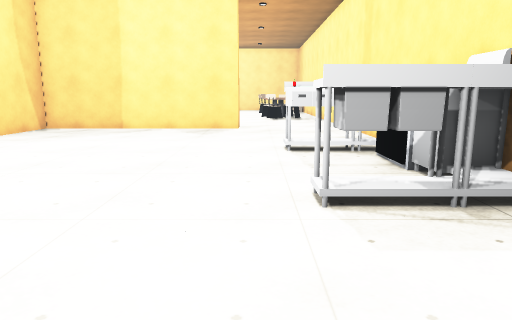
view 1 (above)

20 first-person views from a walk through a 3-D level made in the Unity game engine. The camera is 1.4 m above the floor, tilts 10° down and sees 70° across. The floor is counted in squares, 1 m on a side. Each view is taken from the middle of a square. On the plan, view 1 faces up. The plan holds only what a view shows up to about 16 squares ahead; the rest is blank. The place goes on beyond the plan. The player is left out. Some surface patterns are stand-ins.

view 2
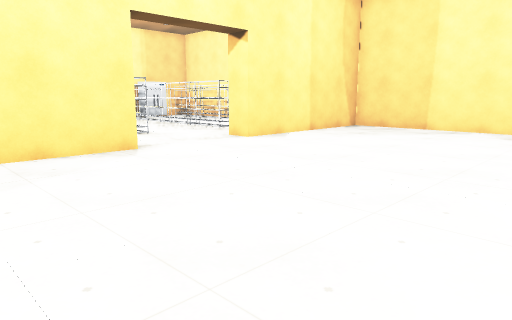

view 3
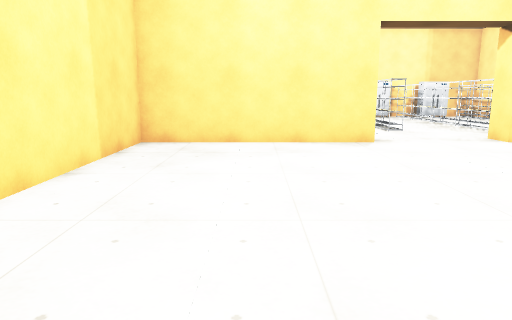

view 4
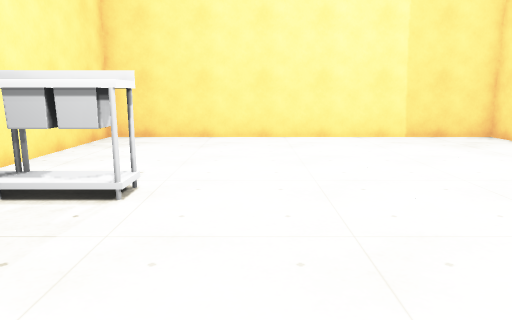

view 5
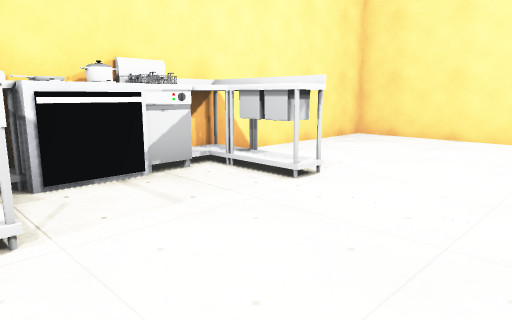

view 6
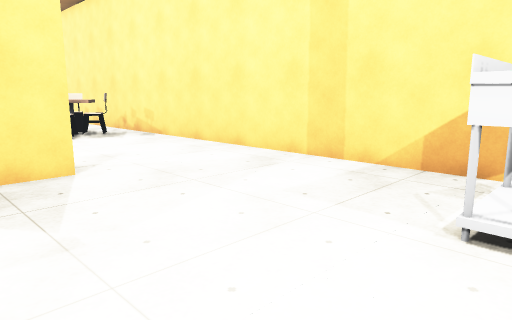

view 7
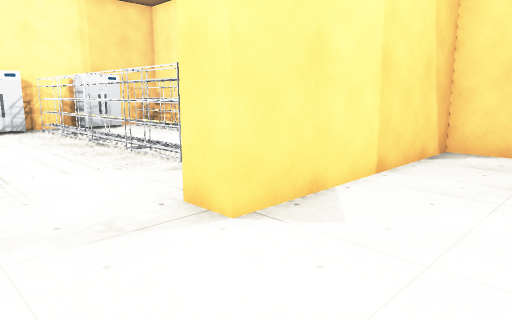

view 8
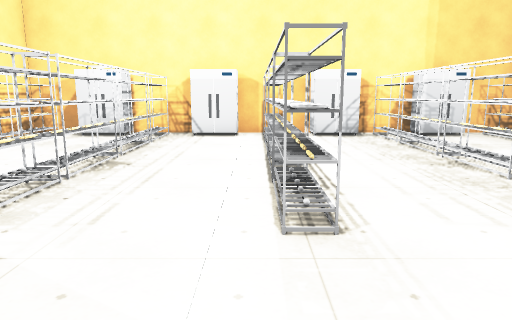

view 9
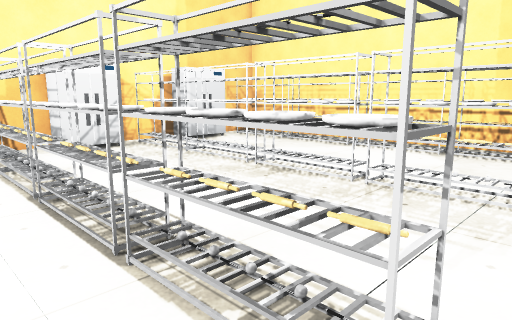

view 10
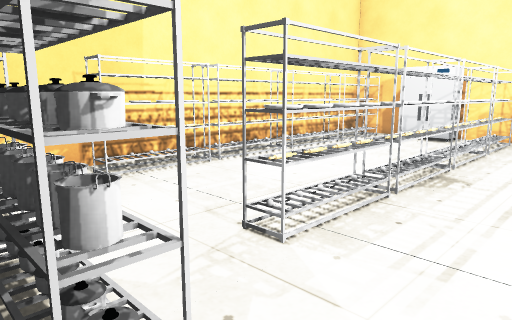

view 11
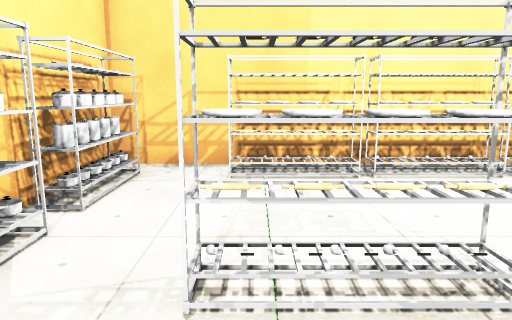

view 12
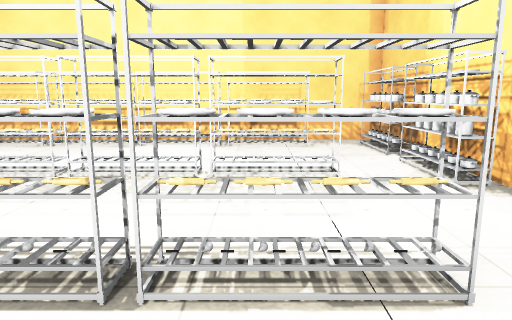

view 13
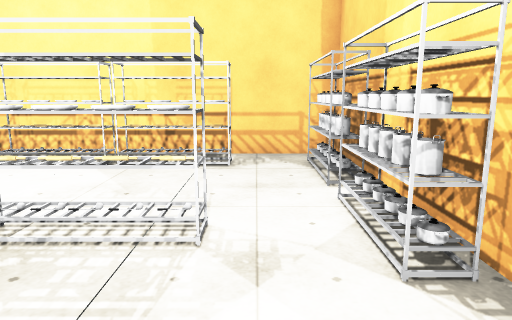

view 14
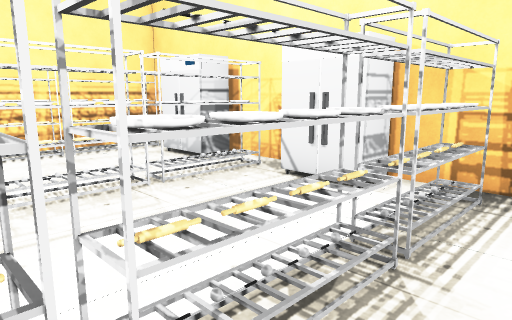

view 15
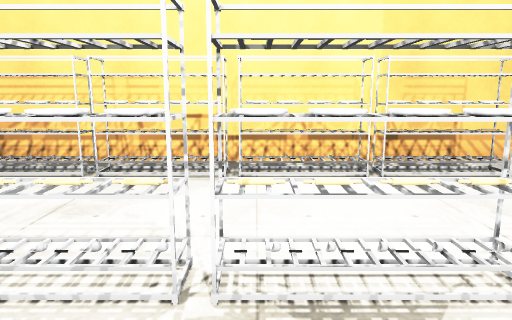

view 16
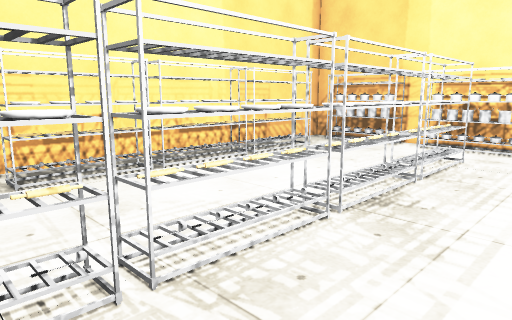

view 17
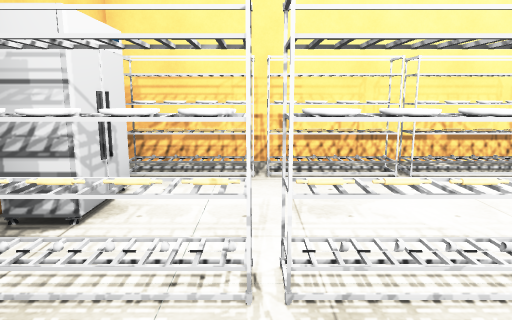

view 18
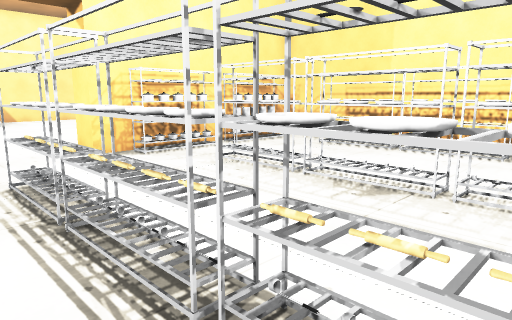

view 19
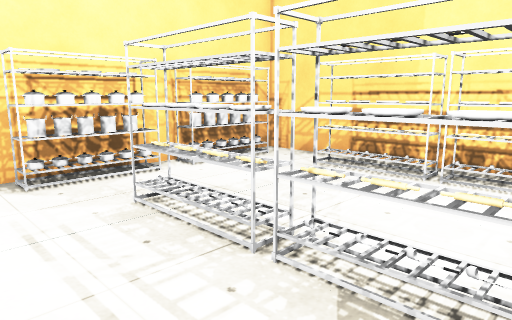

view 20
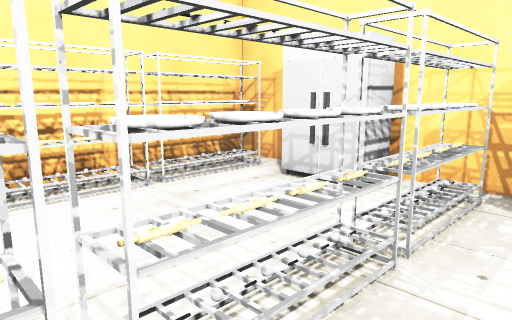

### Floor plan
Key: @ floor where view 1 was taken; # wall or solid block; . floor; T thing the floor can be seen under or through; O other object.
Columns run from 23 left of view 1 to 4 right of it. Each row starts with its distance up from view 1.
 25                           .#
 24                          O.#
 23                          O.#
 22                         OOO#
 21                         ...#
 20                         ...#
 19                        ....#
 18                        ....#
 17                        ....#
 16 #######################....#
 15 ###########.OO#............#
 14 ###########.OO#............#
 13 #O..........OO#............#
 12 #O..........OO#............#
 11 #OOOOOOOOOO.OO#............#
 10 #O###TTTTTT.OO#.........OO #
  9 #O...........##.........OOO#
  8 #O........................
  7 #OOOOOOOOOO...............OO
  6 ######TTTTT...............O#
  5 #O......................OOO#
  4 #O..........O##............#
  3 #OOOOOOOOOO.OO#............#
  2 ##TTTTTTTTT.OO#............#
  1 #O..........O##............#
  0 #O..........OO#........@...#
 -1 #OOOOOOOOOO.OO#............#
 -2 ###########..##............#
 -3 ############################

Positions as (right, up) in squares from view 1, and headings:
1: (0, 0), facing up
2: (0, 0), facing up-left
3: (2, 1), facing left
4: (-1, 10), facing down
5: (-3, 10), facing down-right
6: (-3, 9), facing up-right
7: (-6, 6), facing up-left
8: (-9, 6), facing left
9: (-12, 5), facing up-left
10: (-10, 5), facing down-left
11: (-13, 5), facing down
12: (-14, 4), facing up
13: (-12, 7), facing up
14: (-17, 8), facing down-left
15: (-17, 8), facing up
16: (-21, 8), facing up-right
17: (-20, 8), facing up
18: (-19, 8), facing down-right
19: (-17, 5), facing down-right
20: (-17, 4), facing down-left
